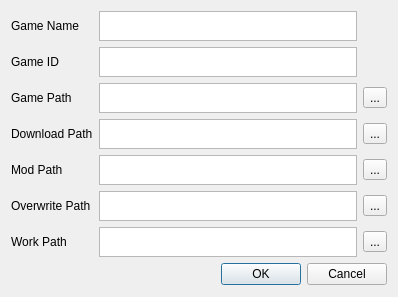
<?xml version="1.0" encoding="UTF-8"?>
<ui version="4.0">
 <class>GameSettings</class>
 <widget class="QDialog" name="GameSettings">
  <property name="geometry">
   <rect>
    <x>0</x>
    <y>0</y>
    <width>398</width>
    <height>297</height>
   </rect>
  </property>
  <property name="windowTitle">
   <string>Edige Game</string>
  </property>
  <layout class="QVBoxLayout" name="verticalLayout">
   <item>
    <layout class="QGridLayout" name="gridLayout" rowstretch="0,0,0,0,0,0,0">
     <property name="sizeConstraint">
      <enum>QLayout::SizeConstraint::SetMaximumSize</enum>
     </property>
     <item row="3" column="2">
      <widget class="QToolButton" name="downloadPathBrowse">
       <property name="text">
        <string>...</string>
       </property>
      </widget>
     </item>
     <item row="2" column="2">
      <widget class="QToolButton" name="gamePathBrowse">
       <property name="text">
        <string>...</string>
       </property>
      </widget>
     </item>
     <item row="2" column="0">
      <widget class="QLabel" name="label">
       <property name="text">
        <string>Game Path</string>
       </property>
      </widget>
     </item>
     <item row="4" column="2">
      <widget class="QToolButton" name="modPathBrowse">
       <property name="text">
        <string>...</string>
       </property>
      </widget>
     </item>
     <item row="4" column="0">
      <widget class="QLabel" name="label_3">
       <property name="text">
        <string>Mod Path</string>
       </property>
      </widget>
     </item>
     <item row="5" column="2">
      <widget class="QToolButton" name="overwritePathBrowse">
       <property name="text">
        <string>...</string>
       </property>
      </widget>
     </item>
     <item row="5" column="0">
      <widget class="QLabel" name="label_4">
       <property name="text">
        <string>Overwrite Path</string>
       </property>
      </widget>
     </item>
     <item row="0" column="0">
      <widget class="QLabel" name="label_6">
       <property name="text">
        <string>Game Name</string>
       </property>
      </widget>
     </item>
     <item row="6" column="2">
      <widget class="QToolButton" name="workPathBrowse">
       <property name="text">
        <string>...</string>
       </property>
      </widget>
     </item>
     <item row="3" column="0">
      <widget class="QLabel" name="label_2">
       <property name="text">
        <string>Download Path</string>
       </property>
      </widget>
     </item>
     <item row="6" column="0">
      <widget class="QLabel" name="label_5">
       <property name="text">
        <string>Work Path</string>
       </property>
      </widget>
     </item>
     <item row="1" column="0">
      <widget class="QLabel" name="label_7">
       <property name="text">
        <string>Game ID</string>
       </property>
      </widget>
     </item>
     <item row="0" column="1">
      <widget class="QPlainTextEdit" name="gameNameEdit">
       <property name="maximumSize">
        <size>
         <width>16777215</width>
         <height>30</height>
        </size>
       </property>
       <property name="tabChangesFocus">
        <bool>true</bool>
       </property>
      </widget>
     </item>
     <item row="1" column="1">
      <widget class="QPlainTextEdit" name="gameIdEdit">
       <property name="maximumSize">
        <size>
         <width>16777215</width>
         <height>30</height>
        </size>
       </property>
       <property name="tabChangesFocus">
        <bool>true</bool>
       </property>
      </widget>
     </item>
     <item row="2" column="1">
      <widget class="QPlainTextEdit" name="gamePathEdit">
       <property name="maximumSize">
        <size>
         <width>16777215</width>
         <height>30</height>
        </size>
       </property>
       <property name="verticalScrollBarPolicy">
        <enum>Qt::ScrollBarPolicy::ScrollBarAlwaysOff</enum>
       </property>
       <property name="horizontalScrollBarPolicy">
        <enum>Qt::ScrollBarPolicy::ScrollBarAlwaysOff</enum>
       </property>
       <property name="tabChangesFocus">
        <bool>true</bool>
       </property>
       <property name="lineWrapMode">
        <enum>QPlainTextEdit::LineWrapMode::NoWrap</enum>
       </property>
      </widget>
     </item>
     <item row="3" column="1">
      <widget class="QPlainTextEdit" name="downloadPathEdit">
       <property name="maximumSize">
        <size>
         <width>16777215</width>
         <height>30</height>
        </size>
       </property>
       <property name="verticalScrollBarPolicy">
        <enum>Qt::ScrollBarPolicy::ScrollBarAlwaysOff</enum>
       </property>
       <property name="horizontalScrollBarPolicy">
        <enum>Qt::ScrollBarPolicy::ScrollBarAlwaysOff</enum>
       </property>
       <property name="tabChangesFocus">
        <bool>true</bool>
       </property>
       <property name="lineWrapMode">
        <enum>QPlainTextEdit::LineWrapMode::NoWrap</enum>
       </property>
      </widget>
     </item>
     <item row="4" column="1">
      <widget class="QPlainTextEdit" name="modPathEdit">
       <property name="maximumSize">
        <size>
         <width>16777215</width>
         <height>30</height>
        </size>
       </property>
       <property name="verticalScrollBarPolicy">
        <enum>Qt::ScrollBarPolicy::ScrollBarAlwaysOff</enum>
       </property>
       <property name="horizontalScrollBarPolicy">
        <enum>Qt::ScrollBarPolicy::ScrollBarAlwaysOff</enum>
       </property>
       <property name="tabChangesFocus">
        <bool>true</bool>
       </property>
       <property name="lineWrapMode">
        <enum>QPlainTextEdit::LineWrapMode::NoWrap</enum>
       </property>
      </widget>
     </item>
     <item row="5" column="1">
      <widget class="QPlainTextEdit" name="overwritePathEdit">
       <property name="maximumSize">
        <size>
         <width>16777215</width>
         <height>30</height>
        </size>
       </property>
       <property name="verticalScrollBarPolicy">
        <enum>Qt::ScrollBarPolicy::ScrollBarAlwaysOff</enum>
       </property>
       <property name="horizontalScrollBarPolicy">
        <enum>Qt::ScrollBarPolicy::ScrollBarAlwaysOff</enum>
       </property>
       <property name="tabChangesFocus">
        <bool>true</bool>
       </property>
       <property name="lineWrapMode">
        <enum>QPlainTextEdit::LineWrapMode::NoWrap</enum>
       </property>
      </widget>
     </item>
     <item row="6" column="1">
      <widget class="QPlainTextEdit" name="workPathEdit">
       <property name="maximumSize">
        <size>
         <width>16777215</width>
         <height>30</height>
        </size>
       </property>
       <property name="verticalScrollBarPolicy">
        <enum>Qt::ScrollBarPolicy::ScrollBarAlwaysOff</enum>
       </property>
       <property name="horizontalScrollBarPolicy">
        <enum>Qt::ScrollBarPolicy::ScrollBarAlwaysOff</enum>
       </property>
       <property name="tabChangesFocus">
        <bool>true</bool>
       </property>
       <property name="lineWrapMode">
        <enum>QPlainTextEdit::LineWrapMode::NoWrap</enum>
       </property>
      </widget>
     </item>
    </layout>
   </item>
   <item>
    <widget class="QDialogButtonBox" name="buttonBox">
     <property name="orientation">
      <enum>Qt::Orientation::Horizontal</enum>
     </property>
     <property name="standardButtons">
      <set>QDialogButtonBox::StandardButton::Cancel|QDialogButtonBox::StandardButton::Ok</set>
     </property>
    </widget>
   </item>
  </layout>
 </widget>
 <resources/>
 <connections>
  <connection>
   <sender>buttonBox</sender>
   <signal>accepted()</signal>
   <receiver>GameSettings</receiver>
   <slot>accept()</slot>
   <hints>
    <hint type="sourcelabel">
     <x>236</x>
     <y>264</y>
    </hint>
    <hint type="destinationlabel">
     <x>157</x>
     <y>274</y>
    </hint>
   </hints>
  </connection>
  <connection>
   <sender>buttonBox</sender>
   <signal>rejected()</signal>
   <receiver>GameSettings</receiver>
   <slot>reject()</slot>
   <hints>
    <hint type="sourcelabel">
     <x>304</x>
     <y>264</y>
    </hint>
    <hint type="destinationlabel">
     <x>286</x>
     <y>274</y>
    </hint>
   </hints>
  </connection>
 </connections>
</ui>
